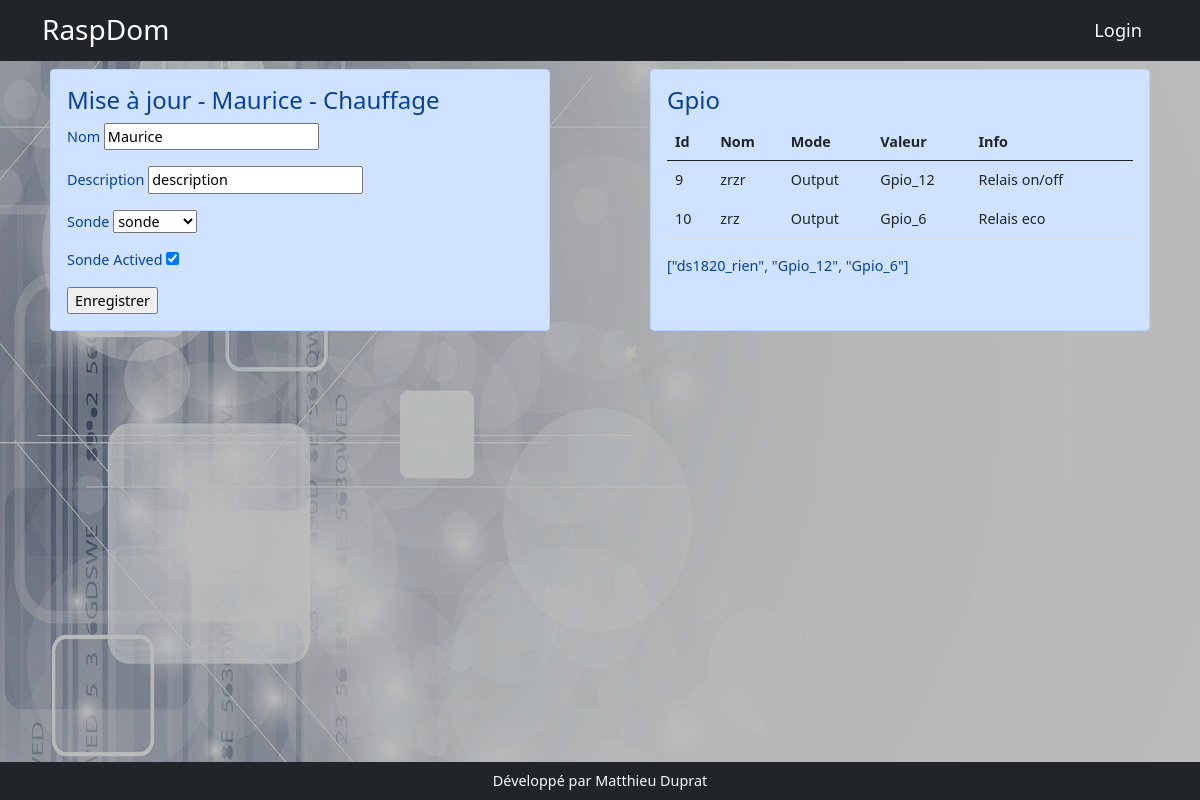
The app's page /appareil2/5 with its own data.
### models.py (models this page shows, shortened)
class Appareil(db.Model):
    id = db.Column(db.Integer, primary_key=True)
    nom = db.Column(db.String(200))
    description = db.Column(db.String(200))
    categorieappareil = db.Column(db.String(200), nullable=True)
    sortie = db.Column(db.String(200), nullable=True)
    image = db.Column(db.String(200), nullable=True)
    gpios = db.relationship('Gpio', backref='appareil', lazy=True)
    order_gpio = db.Column(db.String(200))
    nbre_gpio = db.Column(db.Integer)
    programmations = db.relationship('Programmation', backref='appareil_programmation', lazy=True)
    mode_de_marche = db.relationship('ModeDeMarche',  uselist=False,  backref='appareil_mode_de_marche', lazy=True)
    auto = db.relationship('Auto', uselist=False, backref='appareil_auto', lazy=True)
    sonde_id = db.Column(db.Integer, db.ForeignKey('sonde.id'))
    sonde = db.relationship('Sonde', uselist=False, backref='appareil_sonde', lazy=True)
    manuel = db.relationship('Manuel', uselist=False, backref='appareil_ordre', lazy=True)
    label = db.Column(db.String(250))
    sonde_actived = db.Column(db.Boolean,default=False, nullable=False)
    min = db.Column(db.Float(),default=17.0)
    max = db.Column(db.Float(),default=19.0)
    mf = db.relationship('Mf',  cascade="delete",uselist=False, backref='app_mf', lazy=True)

class Gpio(db.Model):
    id = db.Column(db.Integer, primary_key=True)
    nom = db.Column(db.String(200))
    mode = db.Column(db.String(10))
    valeur = db.Column(db.String(10))
    info = db.Column(db.String(200))
    appareil_id = db.Column(db.Integer, db.ForeignKey('appareil.id'), nullable=True, default='')

### app.py (the view)
@app.route('/appareil2/<int:appareil_id>',methods=['POST','GET'])
def edit_appareil2(appareil_id):
    appareil = Appareil.query.get(appareil_id)
    instance_appareil = globals()[appareil.categorieappareil](appareil)
    form = App2Form(obj=appareil, data=request.form)
    if form.validate_on_submit():
        appareil.nom = form.nom.data
        appareil.sonde_actived = form.sonde_actived.data
        appareil.description = form.description.data
        appareil.sonde = Sonde.query.get(form.sonde.data)
        db.session.add(appareil)
        db.session.commit()
    else:
        print(form.errors,'errrr')
    return render_template('appareil/edit2.html', appareil=appareil, form=form, instance_appareil=instance_appareil)

### forms.py
class App2Form(FlaskForm):
    choices2 = [(data.id, data.nom) for data in Sonde.query.all()]
    nom = StringField()
    description = StringField()
    sonde = SelectField(choices=choices2, validate_choice=False)
    sonde_actived = BooleanField()

### templates/appareil/edit2.html (shortened to what this page needs)
{% extends 'base.html' %}
{% block content %}
<div class="row">
    <div class="col-5 mx-auto alert alert-primary">
        <h2>Mise à jour - {{appareil.nom}} - {{appareil.label}}</h2>
        <form action="" method="post">
            <p>{{form.nom.label}} {{form.nom}}</p>
            <p>{{form.description.label}} {{form.description}}</p>
            {% if instance_appareil.sonde %}
            <p>{{form.sonde.label}} {{form.sonde}}</p>
            <p>{{form.sonde_actived.label}} {{form.sonde_actived}}</p>
            {% endif %}
            <input type="submit" value="Enregistrer">
        </form>
    </div>
    <div class="col-5 mx-auto alert alert-primary">
        <h2>Gpio</h2>
        <table class="table">
            <thead>
                <tr>
                    <th>Id</th>
                    <th>Nom</th>
                    <th>Mode</th>
                    <th>Valeur</th>
                    <th>Info</th>
                    <th></th>
                </tr>
            </thead>
            <tbody>
              {% for gpio in appareil.gpios %}
              <tr>
                  <td>{{gpio.id}}</td>
                  <td>{{gpio.nom}}</td>
                  <td>{{gpio.mode}} </td>
                  <td>{{gpio.valeur}}</td>
                  <td>{{gpio.info}}</td>
                  <td></td>
              </tr>
        {% endfor %}
            </tbody>
        </table>
        <p>{{appareil.order_gpio}}</p>
    </div>
</div>
{% endblock %}

### records on screen
Appareil: nom "Maurice", label "Chauffage", description.label "Description", description "description", sonde "sonde", sonde_actived "☑", order_gpio "[\"ds1820_rien\", \"Gpio_12\", \"Gpio_6\"]"
Gpio: id "9", nom "zrzr", mode "Output", valeur "Gpio_12", info "Relais on/off"
Gpio: id "10", nom "zrz", mode "Output", valeur "Gpio_6", info "Relais eco"
